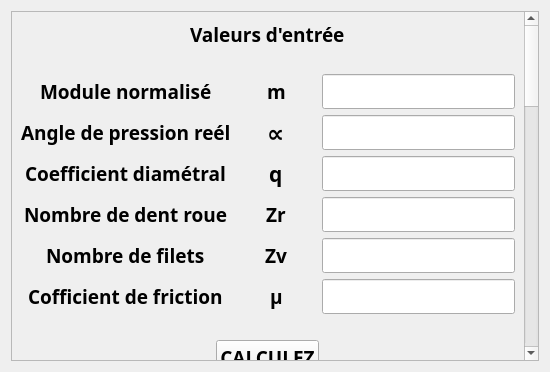
<?xml version="1.0" encoding="UTF-8"?>
<ui version="4.0">
 <class>ROUE_VIS_SANS_FIN</class>
 <widget class="QWidget" name="ROUE_VIS_SANS_FIN">
  <property name="geometry">
   <rect>
    <x>0</x>
    <y>0</y>
    <width>550</width>
    <height>372</height>
   </rect>
  </property>
  <property name="windowTitle">
   <string>ROUE VIS SANS FIN</string>
  </property>
  <property name="windowIcon">
   <iconset>
    <normaloff>reducteur_gearexpert.gif</normaloff>reducteur_gearexpert.gif</iconset>
  </property>
  <layout class="QGridLayout" name="gridLayout">
   <item row="0" column="0">
    <widget class="QScrollArea" name="scrollArea">
     <property name="widgetResizable">
      <bool>true</bool>
     </property>
     <widget class="QWidget" name="scrollAreaWidgetContents">
      <property name="geometry">
       <rect>
        <x>0</x>
        <y>-610</y>
        <width>523</width>
        <height>1050</height>
       </rect>
      </property>
      <layout class="QGridLayout" name="gridLayout_6">
       <item row="0" column="0">
        <layout class="QVBoxLayout" name="verticalLayout">
         <item alignment="Qt::AlignHCenter">
          <widget class="QLabel" name="label_2">
           <property name="font">
            <font>
             <family>Arial Black</family>
             <pointsize>14</pointsize>
             <weight>75</weight>
             <bold>true</bold>
            </font>
           </property>
           <property name="text">
            <string>Valeurs d'entrée</string>
           </property>
          </widget>
         </item>
         <item>
          <spacer name="horizontalSpacer">
           <property name="orientation">
            <enum>Qt::Horizontal</enum>
           </property>
           <property name="sizeHint" stdset="0">
            <size>
             <width>40</width>
             <height>20</height>
            </size>
           </property>
          </spacer>
         </item>
         <item>
          <layout class="QGridLayout" name="gridLayout_2">
           <item row="4" column="1" alignment="Qt::AlignHCenter">
            <widget class="QLabel" name="label_30">
             <property name="font">
              <font>
               <family>Arial Black</family>
               <pointsize>14</pointsize>
               <weight>75</weight>
               <bold>true</bold>
              </font>
             </property>
             <property name="text">
              <string>Zv</string>
             </property>
            </widget>
           </item>
           <item row="4" column="0" alignment="Qt::AlignHCenter">
            <widget class="QLabel" name="label5">
             <property name="font">
              <font>
               <family>Arial Black</family>
               <pointsize>14</pointsize>
               <weight>75</weight>
               <bold>true</bold>
              </font>
             </property>
             <property name="text">
              <string>Nombre de filets</string>
             </property>
            </widget>
           </item>
           <item row="2" column="1" alignment="Qt::AlignHCenter">
            <widget class="QLabel" name="label_154">
             <property name="font">
              <font>
               <family>Arial Black</family>
               <pointsize>16</pointsize>
               <weight>75</weight>
               <bold>true</bold>
              </font>
             </property>
             <property name="text">
              <string>q</string>
             </property>
            </widget>
           </item>
           <item row="1" column="1" alignment="Qt::AlignHCenter">
            <widget class="QLabel" name="label_27">
             <property name="font">
              <font>
               <family>Arial Black</family>
               <pointsize>18</pointsize>
               <weight>75</weight>
               <bold>true</bold>
              </font>
             </property>
             <property name="text">
              <string>∝</string>
             </property>
            </widget>
           </item>
           <item row="0" column="0" alignment="Qt::AlignHCenter">
            <widget class="QLabel" name="label1">
             <property name="font">
              <font>
               <family>Arial Black</family>
               <pointsize>14</pointsize>
               <weight>75</weight>
               <bold>true</bold>
              </font>
             </property>
             <property name="text">
              <string>Module normalisé</string>
             </property>
            </widget>
           </item>
           <item row="1" column="0" alignment="Qt::AlignHCenter">
            <widget class="QLabel" name="label2">
             <property name="font">
              <font>
               <family>Arial Black</family>
               <pointsize>14</pointsize>
               <weight>75</weight>
               <bold>true</bold>
              </font>
             </property>
             <property name="text">
              <string>Angle de pression reél</string>
             </property>
            </widget>
           </item>
           <item row="0" column="3" alignment="Qt::AlignHCenter">
            <widget class="QLineEdit" name="lineEdit1">
             <property name="font">
              <font>
               <family>Arial Black</family>
               <pointsize>14</pointsize>
               <weight>75</weight>
               <bold>true</bold>
              </font>
             </property>
            </widget>
           </item>
           <item row="2" column="0" alignment="Qt::AlignHCenter">
            <widget class="QLabel" name="label3">
             <property name="font">
              <font>
               <family>Arial Black</family>
               <pointsize>14</pointsize>
               <weight>75</weight>
               <bold>true</bold>
              </font>
             </property>
             <property name="text">
              <string>Coefficient diamétral</string>
             </property>
            </widget>
           </item>
           <item row="1" column="3" alignment="Qt::AlignHCenter">
            <widget class="QLineEdit" name="lineEdit2">
             <property name="font">
              <font>
               <family>Arial Black</family>
               <pointsize>14</pointsize>
               <weight>75</weight>
               <bold>true</bold>
              </font>
             </property>
            </widget>
           </item>
           <item row="4" column="3" alignment="Qt::AlignHCenter">
            <widget class="QLineEdit" name="lineEdit5">
             <property name="font">
              <font>
               <family>Arial Black</family>
               <pointsize>14</pointsize>
               <weight>75</weight>
               <bold>true</bold>
              </font>
             </property>
            </widget>
           </item>
           <item row="0" column="1" alignment="Qt::AlignHCenter">
            <widget class="QLabel" name="label_25">
             <property name="font">
              <font>
               <family>Arial Black</family>
               <pointsize>14</pointsize>
               <weight>75</weight>
               <bold>true</bold>
              </font>
             </property>
             <property name="text">
              <string>m</string>
             </property>
            </widget>
           </item>
           <item row="3" column="0" alignment="Qt::AlignHCenter">
            <widget class="QLabel" name="label4">
             <property name="font">
              <font>
               <family>Arial Black</family>
               <pointsize>14</pointsize>
               <weight>75</weight>
               <bold>true</bold>
              </font>
             </property>
             <property name="text">
              <string>Nombre de dent roue</string>
             </property>
            </widget>
           </item>
           <item row="3" column="3" alignment="Qt::AlignHCenter">
            <widget class="QLineEdit" name="lineEdit4">
             <property name="font">
              <font>
               <family>Arial Black</family>
               <pointsize>14</pointsize>
               <weight>75</weight>
               <bold>true</bold>
              </font>
             </property>
            </widget>
           </item>
           <item row="2" column="3" alignment="Qt::AlignHCenter">
            <widget class="QLineEdit" name="lineEdit3">
             <property name="font">
              <font>
               <family>Arial Black</family>
               <pointsize>14</pointsize>
               <weight>75</weight>
               <bold>true</bold>
              </font>
             </property>
            </widget>
           </item>
           <item row="3" column="1" alignment="Qt::AlignHCenter">
            <widget class="QLabel" name="label_170">
             <property name="font">
              <font>
               <family>Arial Black</family>
               <pointsize>14</pointsize>
               <weight>75</weight>
               <bold>true</bold>
              </font>
             </property>
             <property name="text">
              <string>Zr</string>
             </property>
            </widget>
           </item>
           <item row="5" column="0" alignment="Qt::AlignHCenter">
            <widget class="QLabel" name="label6">
             <property name="font">
              <font>
               <family>Arial Black</family>
               <pointsize>14</pointsize>
               <weight>75</weight>
               <bold>true</bold>
              </font>
             </property>
             <property name="text">
              <string>Cofficient de friction</string>
             </property>
            </widget>
           </item>
           <item row="5" column="1" alignment="Qt::AlignHCenter">
            <widget class="QLabel" name="label_49">
             <property name="font">
              <font>
               <family>Arial Black</family>
               <pointsize>14</pointsize>
               <weight>75</weight>
               <bold>true</bold>
              </font>
             </property>
             <property name="text">
              <string>μ</string>
             </property>
            </widget>
           </item>
           <item row="5" column="3" alignment="Qt::AlignHCenter">
            <widget class="QLineEdit" name="lineEdit5_1">
             <property name="font">
              <font>
               <family>Arial Black</family>
               <pointsize>14</pointsize>
               <weight>75</weight>
               <bold>true</bold>
              </font>
             </property>
            </widget>
           </item>
          </layout>
         </item>
         <item>
          <spacer name="horizontalSpacer_2">
           <property name="orientation">
            <enum>Qt::Horizontal</enum>
           </property>
           <property name="sizeHint" stdset="0">
            <size>
             <width>40</width>
             <height>20</height>
            </size>
           </property>
          </spacer>
         </item>
         <item alignment="Qt::AlignHCenter">
          <widget class="QPushButton" name="pushButton">
           <property name="maximumSize">
            <size>
             <width>180</width>
             <height>180</height>
            </size>
           </property>
           <property name="font">
            <font>
             <family>Arial Black</family>
             <pointsize>14</pointsize>
             <weight>75</weight>
             <bold>true</bold>
            </font>
           </property>
           <property name="text">
            <string>CALCULEZ</string>
           </property>
          </widget>
         </item>
         <item>
          <spacer name="horizontalSpacer_6">
           <property name="orientation">
            <enum>Qt::Horizontal</enum>
           </property>
           <property name="sizeHint" stdset="0">
            <size>
             <width>40</width>
             <height>20</height>
            </size>
           </property>
          </spacer>
         </item>
         <item alignment="Qt::AlignHCenter">
          <widget class="QPushButton" name="pushButton_3">
           <property name="font">
            <font>
             <family>Arial Black</family>
             <pointsize>14</pointsize>
             <weight>75</weight>
             <bold>true</bold>
            </font>
           </property>
           <property name="text">
            <string>SAUVEGARDER LES RESULTATS DU CALCUL</string>
           </property>
          </widget>
         </item>
         <item>
          <spacer name="horizontalSpacer_5">
           <property name="orientation">
            <enum>Qt::Horizontal</enum>
           </property>
           <property name="sizeHint" stdset="0">
            <size>
             <width>40</width>
             <height>20</height>
            </size>
           </property>
          </spacer>
         </item>
         <item alignment="Qt::AlignHCenter">
          <widget class="QLabel" name="label_45">
           <property name="font">
            <font>
             <family>Arial Black</family>
             <pointsize>14</pointsize>
             <weight>75</weight>
             <bold>true</bold>
            </font>
           </property>
           <property name="text">
            <string>Valeurs de sortie</string>
           </property>
          </widget>
         </item>
         <item>
          <spacer name="horizontalSpacer_3">
           <property name="orientation">
            <enum>Qt::Horizontal</enum>
           </property>
           <property name="sizeHint" stdset="0">
            <size>
             <width>40</width>
             <height>20</height>
            </size>
           </property>
          </spacer>
         </item>
         <item>
          <layout class="QGridLayout" name="gridLayout_3">
           <item row="4" column="1" alignment="Qt::AlignHCenter">
            <widget class="QLabel" name="label_41">
             <property name="font">
              <font>
               <family>Arial Black</family>
               <pointsize>14</pointsize>
               <weight>75</weight>
               <bold>true</bold>
              </font>
             </property>
             <property name="text">
              <string>pt</string>
             </property>
            </widget>
           </item>
           <item row="6" column="1" alignment="Qt::AlignHCenter">
            <widget class="QLabel" name="label_174">
             <property name="font">
              <font>
               <family>Arial Black</family>
               <pointsize>14</pointsize>
               <weight>75</weight>
               <bold>true</bold>
              </font>
             </property>
             <property name="text">
              <string>pz</string>
             </property>
            </widget>
           </item>
           <item row="5" column="1" alignment="Qt::AlignHCenter">
            <widget class="QLabel" name="label_63">
             <property name="font">
              <font>
               <family>Arial Black</family>
               <pointsize>14</pointsize>
               <weight>75</weight>
               <bold>true</bold>
              </font>
             </property>
             <property name="text">
              <string>px</string>
             </property>
            </widget>
           </item>
           <item row="3" column="1" alignment="Qt::AlignHCenter">
            <widget class="QLabel" name="label_53">
             <property name="font">
              <font>
               <family>Arial Black</family>
               <pointsize>14</pointsize>
               <weight>75</weight>
               <bold>true</bold>
              </font>
             </property>
             <property name="text">
              <string>pn</string>
             </property>
            </widget>
           </item>
           <item row="16" column="1" alignment="Qt::AlignHCenter">
            <widget class="QLabel" name="label_55">
             <property name="font">
              <font>
               <family>Arial Black</family>
               <pointsize>12</pointsize>
               <weight>75</weight>
               <bold>true</bold>
              </font>
             </property>
             <property name="text">
              <string>L</string>
             </property>
            </widget>
           </item>
           <item row="12" column="1" alignment="Qt::AlignHCenter">
            <widget class="QLabel" name="label_67">
             <property name="font">
              <font>
               <family>Arial Black</family>
               <pointsize>14</pointsize>
               <weight>75</weight>
               <bold>true</bold>
              </font>
             </property>
             <property name="text">
              <string>h</string>
             </property>
            </widget>
           </item>
           <item row="15" column="1" alignment="Qt::AlignHCenter">
            <widget class="QLabel" name="label_72">
             <property name="font">
              <font>
               <family>Arial Black</family>
               <pointsize>18</pointsize>
               <weight>75</weight>
               <bold>true</bold>
              </font>
             </property>
             <property name="text">
              <string>∝x</string>
             </property>
            </widget>
           </item>
           <item row="13" column="1" alignment="Qt::AlignHCenter">
            <widget class="QLabel" name="label_59">
             <property name="font">
              <font>
               <family>Arial Black</family>
               <pointsize>14</pointsize>
               <weight>75</weight>
               <bold>true</bold>
              </font>
             </property>
             <property name="text">
              <string>dav</string>
             </property>
            </widget>
           </item>
           <item row="14" column="1" alignment="Qt::AlignHCenter">
            <widget class="QLabel" name="label_71">
             <property name="font">
              <font>
               <family>Arial Black</family>
               <pointsize>14</pointsize>
               <weight>75</weight>
               <bold>true</bold>
              </font>
             </property>
             <property name="text">
              <string>dfv</string>
             </property>
            </widget>
           </item>
           <item row="7" column="2" alignment="Qt::AlignHCenter">
            <widget class="QLineEdit" name="lineEdit13">
             <property name="font">
              <font>
               <family>Arial Black</family>
               <pointsize>14</pointsize>
               <weight>75</weight>
               <bold>true</bold>
              </font>
             </property>
            </widget>
           </item>
           <item row="8" column="2" alignment="Qt::AlignHCenter">
            <widget class="QLineEdit" name="lineEdit14">
             <property name="font">
              <font>
               <family>Arial Black</family>
               <pointsize>14</pointsize>
               <weight>75</weight>
               <bold>true</bold>
              </font>
             </property>
            </widget>
           </item>
           <item row="6" column="2" alignment="Qt::AlignHCenter">
            <widget class="QLineEdit" name="lineEdit12">
             <property name="font">
              <font>
               <family>Arial Black</family>
               <pointsize>14</pointsize>
               <weight>75</weight>
               <bold>true</bold>
              </font>
             </property>
            </widget>
           </item>
           <item row="5" column="2" alignment="Qt::AlignHCenter">
            <widget class="QLineEdit" name="lineEdit11">
             <property name="font">
              <font>
               <family>Arial Black</family>
               <pointsize>14</pointsize>
               <weight>75</weight>
               <bold>true</bold>
              </font>
             </property>
            </widget>
           </item>
           <item row="10" column="1" alignment="Qt::AlignHCenter">
            <widget class="QLabel" name="label_178">
             <property name="font">
              <font>
               <family>Arial Black</family>
               <pointsize>14</pointsize>
               <weight>75</weight>
               <bold>true</bold>
              </font>
             </property>
             <property name="text">
              <string>ha</string>
             </property>
            </widget>
           </item>
           <item row="2" column="2" alignment="Qt::AlignHCenter">
            <widget class="QLineEdit" name="lineEdit8">
             <property name="font">
              <font>
               <family>Arial Black</family>
               <pointsize>14</pointsize>
               <weight>75</weight>
               <bold>true</bold>
              </font>
             </property>
            </widget>
           </item>
           <item row="16" column="0">
            <widget class="QLabel" name="label23">
             <property name="font">
              <font>
               <family>Arial Black</family>
               <pointsize>14</pointsize>
               <weight>75</weight>
               <bold>true</bold>
              </font>
             </property>
             <property name="text">
              <string>Longueur de la vis</string>
             </property>
            </widget>
           </item>
           <item row="0" column="2" alignment="Qt::AlignHCenter">
            <widget class="QLineEdit" name="lineEdit6">
             <property name="font">
              <font>
               <family>Arial Black</family>
               <pointsize>14</pointsize>
               <weight>75</weight>
               <bold>true</bold>
              </font>
             </property>
            </widget>
           </item>
           <item row="14" column="0">
            <widget class="QLabel" name="label21">
             <property name="font">
              <font>
               <family>Arial Black</family>
               <pointsize>14</pointsize>
               <weight>75</weight>
               <bold>true</bold>
              </font>
             </property>
             <property name="text">
              <string>Diamètre de pied vis</string>
             </property>
            </widget>
           </item>
           <item row="8" column="0">
            <widget class="QLabel" name="label15">
             <property name="font">
              <font>
               <family>Arial Black</family>
               <pointsize>14</pointsize>
               <weight>75</weight>
               <bold>true</bold>
              </font>
             </property>
             <property name="text">
              <string>Diamètre primitive vis</string>
             </property>
            </widget>
           </item>
           <item row="5" column="0">
            <widget class="QLabel" name="label12">
             <property name="font">
              <font>
               <family>Arial Black</family>
               <pointsize>14</pointsize>
               <weight>75</weight>
               <bold>true</bold>
              </font>
             </property>
             <property name="text">
              <string>Pas axial vis</string>
             </property>
            </widget>
           </item>
           <item row="2" column="0">
            <widget class="QLabel" name="label9">
             <property name="font">
              <font>
               <family>Arial Black</family>
               <pointsize>14</pointsize>
               <weight>75</weight>
               <bold>true</bold>
              </font>
             </property>
             <property name="text">
              <string>Module axial vis</string>
             </property>
            </widget>
           </item>
           <item row="7" column="0">
            <widget class="QLabel" name="label14">
             <property name="font">
              <font>
               <family>Arial Black</family>
               <pointsize>14</pointsize>
               <weight>75</weight>
               <bold>true</bold>
              </font>
             </property>
             <property name="text">
              <string>Diamètre primitive roue</string>
             </property>
            </widget>
           </item>
           <item row="7" column="1" alignment="Qt::AlignHCenter">
            <widget class="QLabel" name="label_176">
             <property name="font">
              <font>
               <family>Arial Black</family>
               <pointsize>14</pointsize>
               <weight>75</weight>
               <bold>true</bold>
              </font>
             </property>
             <property name="text">
              <string>dr</string>
             </property>
            </widget>
           </item>
           <item row="9" column="1" alignment="Qt::AlignHCenter">
            <widget class="QLabel" name="label_62">
             <property name="font">
              <font>
               <family>Arial Black</family>
               <pointsize>14</pointsize>
               <weight>75</weight>
               <bold>true</bold>
              </font>
             </property>
             <property name="text">
              <string>a</string>
             </property>
            </widget>
           </item>
           <item row="3" column="0">
            <widget class="QLabel" name="label10">
             <property name="font">
              <font>
               <family>Arial Black</family>
               <pointsize>14</pointsize>
               <weight>75</weight>
               <bold>true</bold>
              </font>
             </property>
             <property name="text">
              <string>Pas réel roue</string>
             </property>
            </widget>
           </item>
           <item row="4" column="0">
            <widget class="QLabel" name="label11">
             <property name="font">
              <font>
               <family>Arial Black</family>
               <pointsize>14</pointsize>
               <weight>75</weight>
               <bold>true</bold>
              </font>
             </property>
             <property name="text">
              <string>Pas apparent roue</string>
             </property>
            </widget>
           </item>
           <item row="6" column="0">
            <widget class="QLabel" name="label13">
             <property name="font">
              <font>
               <family>Arial Black</family>
               <pointsize>14</pointsize>
               <weight>75</weight>
               <bold>true</bold>
              </font>
             </property>
             <property name="text">
              <string>Pas de l'hélice</string>
             </property>
            </widget>
           </item>
           <item row="10" column="0">
            <widget class="QLabel" name="label17">
             <property name="font">
              <font>
               <family>Arial Black</family>
               <pointsize>14</pointsize>
               <weight>75</weight>
               <bold>true</bold>
              </font>
             </property>
             <property name="text">
              <string>Saillie</string>
             </property>
            </widget>
           </item>
           <item row="11" column="0">
            <widget class="QLabel" name="label18">
             <property name="font">
              <font>
               <family>Arial Black</family>
               <pointsize>14</pointsize>
               <weight>75</weight>
               <bold>true</bold>
              </font>
             </property>
             <property name="text">
              <string>Creux</string>
             </property>
            </widget>
           </item>
           <item row="16" column="2" alignment="Qt::AlignHCenter">
            <widget class="QLineEdit" name="lineEdit22">
             <property name="font">
              <font>
               <family>Arial Black</family>
               <pointsize>14</pointsize>
               <weight>75</weight>
               <bold>true</bold>
              </font>
             </property>
            </widget>
           </item>
           <item row="17" column="2" alignment="Qt::AlignHCenter">
            <widget class="QLineEdit" name="lineEdit23">
             <property name="font">
              <font>
               <family>Arial Black</family>
               <pointsize>14</pointsize>
               <weight>75</weight>
               <bold>true</bold>
              </font>
             </property>
            </widget>
           </item>
           <item row="2" column="1" alignment="Qt::AlignHCenter">
            <widget class="QLabel" name="label_60">
             <property name="font">
              <font>
               <family>Arial Black</family>
               <pointsize>14</pointsize>
               <weight>75</weight>
               <bold>true</bold>
              </font>
             </property>
             <property name="text">
              <string>mx</string>
             </property>
            </widget>
           </item>
           <item row="11" column="1" alignment="Qt::AlignHCenter">
            <widget class="QLabel" name="label_68">
             <property name="font">
              <font>
               <family>Arial Black</family>
               <pointsize>14</pointsize>
               <weight>75</weight>
               <bold>true</bold>
              </font>
             </property>
             <property name="text">
              <string>hf</string>
             </property>
            </widget>
           </item>
           <item row="15" column="0">
            <widget class="QLabel" name="label22">
             <property name="font">
              <font>
               <family>Arial Black</family>
               <pointsize>14</pointsize>
               <weight>75</weight>
               <bold>true</bold>
              </font>
             </property>
             <property name="text">
              <string>Angle de pression axial vis</string>
             </property>
            </widget>
           </item>
           <item row="17" column="0">
            <widget class="QLabel" name="label24">
             <property name="font">
              <font>
               <family>Arial Black</family>
               <pointsize>14</pointsize>
               <weight>75</weight>
               <bold>true</bold>
              </font>
             </property>
             <property name="text">
              <string>Largeur de la dent de la roue</string>
             </property>
            </widget>
           </item>
           <item row="0" column="1" alignment="Qt::AlignHCenter">
            <widget class="QLabel" name="label_82">
             <property name="font">
              <font>
               <family>Arial Black</family>
               <pointsize>14</pointsize>
               <weight>75</weight>
               <bold>true</bold>
              </font>
             </property>
             <property name="text">
              <string>βv</string>
             </property>
            </widget>
           </item>
           <item row="12" column="0">
            <widget class="QLabel" name="label19">
             <property name="font">
              <font>
               <family>Arial Black</family>
               <pointsize>14</pointsize>
               <weight>75</weight>
               <bold>true</bold>
              </font>
             </property>
             <property name="text">
              <string>Hauteur de la dent</string>
             </property>
            </widget>
           </item>
           <item row="0" column="0">
            <widget class="QLabel" name="label7">
             <property name="font">
              <font>
               <family>Arial Black</family>
               <pointsize>14</pointsize>
               <weight>75</weight>
               <bold>true</bold>
              </font>
             </property>
             <property name="text">
              <string>Angle d'hélice vis</string>
             </property>
            </widget>
           </item>
           <item row="9" column="0">
            <widget class="QLabel" name="label16">
             <property name="font">
              <font>
               <family>Arial Black</family>
               <pointsize>14</pointsize>
               <weight>75</weight>
               <bold>true</bold>
              </font>
             </property>
             <property name="text">
              <string>Entraxe</string>
             </property>
            </widget>
           </item>
           <item row="4" column="2" alignment="Qt::AlignHCenter">
            <widget class="QLineEdit" name="lineEdit10">
             <property name="font">
              <font>
               <family>Arial Black</family>
               <pointsize>14</pointsize>
               <weight>75</weight>
               <bold>true</bold>
              </font>
             </property>
            </widget>
           </item>
           <item row="3" column="2" alignment="Qt::AlignHCenter">
            <widget class="QLineEdit" name="lineEdit9">
             <property name="font">
              <font>
               <family>Arial Black</family>
               <pointsize>14</pointsize>
               <weight>75</weight>
               <bold>true</bold>
              </font>
             </property>
            </widget>
           </item>
           <item row="17" column="1" alignment="Qt::AlignHCenter">
            <widget class="QLabel" name="label_74">
             <property name="font">
              <font>
               <family>Arial Black</family>
               <pointsize>14</pointsize>
               <weight>75</weight>
               <bold>true</bold>
              </font>
             </property>
             <property name="text">
              <string>b</string>
             </property>
            </widget>
           </item>
           <item row="1" column="0">
            <widget class="QLabel" name="label8">
             <property name="font">
              <font>
               <family>Arial Black</family>
               <pointsize>14</pointsize>
               <weight>75</weight>
               <bold>true</bold>
              </font>
             </property>
             <property name="text">
              <string>Angle d'hélice roue</string>
             </property>
            </widget>
           </item>
           <item row="1" column="2" alignment="Qt::AlignHCenter">
            <widget class="QLineEdit" name="lineEdit7">
             <property name="font">
              <font>
               <family>Arial Black</family>
               <pointsize>14</pointsize>
               <weight>75</weight>
               <bold>true</bold>
              </font>
             </property>
            </widget>
           </item>
           <item row="1" column="1" alignment="Qt::AlignHCenter">
            <widget class="QLabel" name="label_83">
             <property name="font">
              <font>
               <family>Arial Black</family>
               <pointsize>14</pointsize>
               <weight>75</weight>
               <bold>true</bold>
              </font>
             </property>
             <property name="text">
              <string>βr</string>
             </property>
            </widget>
           </item>
           <item row="13" column="0">
            <widget class="QLabel" name="label20">
             <property name="font">
              <font>
               <family>Arial Black</family>
               <pointsize>14</pointsize>
               <weight>75</weight>
               <bold>true</bold>
              </font>
             </property>
             <property name="text">
              <string>Diamètre de tête vis</string>
             </property>
            </widget>
           </item>
           <item row="8" column="1" alignment="Qt::AlignHCenter">
            <widget class="QLabel" name="label_177">
             <property name="font">
              <font>
               <family>Arial Black</family>
               <pointsize>14</pointsize>
               <weight>75</weight>
               <bold>true</bold>
              </font>
             </property>
             <property name="text">
              <string>dv</string>
             </property>
            </widget>
           </item>
           <item row="13" column="2" alignment="Qt::AlignHCenter">
            <widget class="QLineEdit" name="lineEdit19">
             <property name="font">
              <font>
               <family>Arial Black</family>
               <pointsize>14</pointsize>
               <weight>75</weight>
               <bold>true</bold>
              </font>
             </property>
            </widget>
           </item>
           <item row="15" column="2" alignment="Qt::AlignHCenter">
            <widget class="QLineEdit" name="lineEdit21">
             <property name="font">
              <font>
               <family>Arial Black</family>
               <pointsize>14</pointsize>
               <weight>75</weight>
               <bold>true</bold>
              </font>
             </property>
            </widget>
           </item>
           <item row="11" column="2" alignment="Qt::AlignHCenter">
            <widget class="QLineEdit" name="lineEdit17">
             <property name="font">
              <font>
               <family>Arial Black</family>
               <pointsize>14</pointsize>
               <weight>75</weight>
               <bold>true</bold>
              </font>
             </property>
            </widget>
           </item>
           <item row="14" column="2" alignment="Qt::AlignHCenter">
            <widget class="QLineEdit" name="lineEdit20">
             <property name="font">
              <font>
               <family>Arial Black</family>
               <pointsize>14</pointsize>
               <weight>75</weight>
               <bold>true</bold>
              </font>
             </property>
            </widget>
           </item>
           <item row="9" column="2" alignment="Qt::AlignHCenter">
            <widget class="QLineEdit" name="lineEdit15">
             <property name="font">
              <font>
               <family>Arial Black</family>
               <pointsize>14</pointsize>
               <weight>75</weight>
               <bold>true</bold>
              </font>
             </property>
            </widget>
           </item>
           <item row="12" column="2" alignment="Qt::AlignHCenter">
            <widget class="QLineEdit" name="lineEdit18">
             <property name="font">
              <font>
               <family>Arial Black</family>
               <pointsize>14</pointsize>
               <weight>75</weight>
               <bold>true</bold>
              </font>
             </property>
            </widget>
           </item>
           <item row="10" column="2" alignment="Qt::AlignHCenter">
            <widget class="QLineEdit" name="lineEdit16">
             <property name="font">
              <font>
               <family>Arial Black</family>
               <pointsize>14</pointsize>
               <weight>75</weight>
               <bold>true</bold>
              </font>
             </property>
            </widget>
           </item>
          </layout>
         </item>
         <item>
          <spacer name="horizontalSpacer_4">
           <property name="orientation">
            <enum>Qt::Horizontal</enum>
           </property>
           <property name="sizeHint" stdset="0">
            <size>
             <width>40</width>
             <height>20</height>
            </size>
           </property>
          </spacer>
         </item>
         <item>
          <layout class="QHBoxLayout" name="horizontalLayout">
           <item>
            <widget class="QLabel" name="label_8">
             <property name="font">
              <font>
               <family>Arial Black</family>
               <pointsize>14</pointsize>
               <weight>75</weight>
               <bold>true</bold>
              </font>
             </property>
             <property name="text">
              <string>Le rendement</string>
             </property>
            </widget>
           </item>
           <item alignment="Qt::AlignHCenter">
            <widget class="QLabel" name="label_50">
             <property name="font">
              <font>
               <family>Arial Black</family>
               <pointsize>14</pointsize>
               <weight>75</weight>
               <bold>true</bold>
              </font>
             </property>
             <property name="text">
              <string>η</string>
             </property>
            </widget>
           </item>
           <item alignment="Qt::AlignHCenter">
            <widget class="QLineEdit" name="lineEdit24">
             <property name="font">
              <font>
               <family>Arial Black</family>
               <pointsize>14</pointsize>
               <weight>75</weight>
               <bold>true</bold>
              </font>
             </property>
            </widget>
           </item>
          </layout>
         </item>
         <item>
          <spacer name="horizontalSpacer_9">
           <property name="orientation">
            <enum>Qt::Horizontal</enum>
           </property>
           <property name="sizeHint" stdset="0">
            <size>
             <width>40</width>
             <height>20</height>
            </size>
           </property>
          </spacer>
         </item>
         <item>
          <spacer name="horizontalSpacer_8">
           <property name="orientation">
            <enum>Qt::Horizontal</enum>
           </property>
           <property name="sizeHint" stdset="0">
            <size>
             <width>40</width>
             <height>20</height>
            </size>
           </property>
          </spacer>
         </item>
         <item alignment="Qt::AlignHCenter">
          <widget class="QPushButton" name="pushButton_2">
           <property name="font">
            <font>
             <family>Arial Black</family>
             <pointsize>14</pointsize>
             <weight>75</weight>
             <bold>true</bold>
            </font>
           </property>
           <property name="text">
            <string>RETOUR</string>
           </property>
          </widget>
         </item>
        </layout>
       </item>
      </layout>
     </widget>
    </widget>
   </item>
  </layout>
 </widget>
 <resources/>
 <connections/>
</ui>
